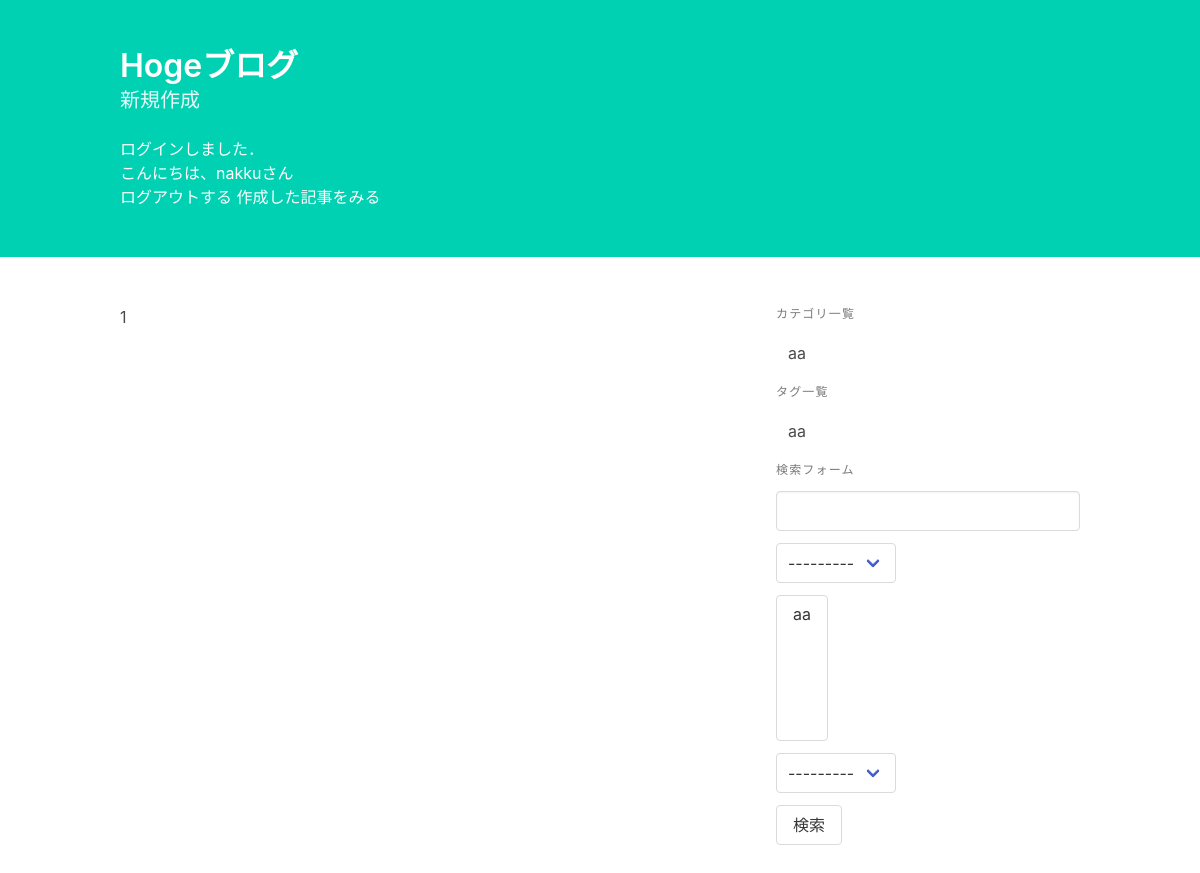
/blog/ (signed in), run on an earlier commit of the app's database.
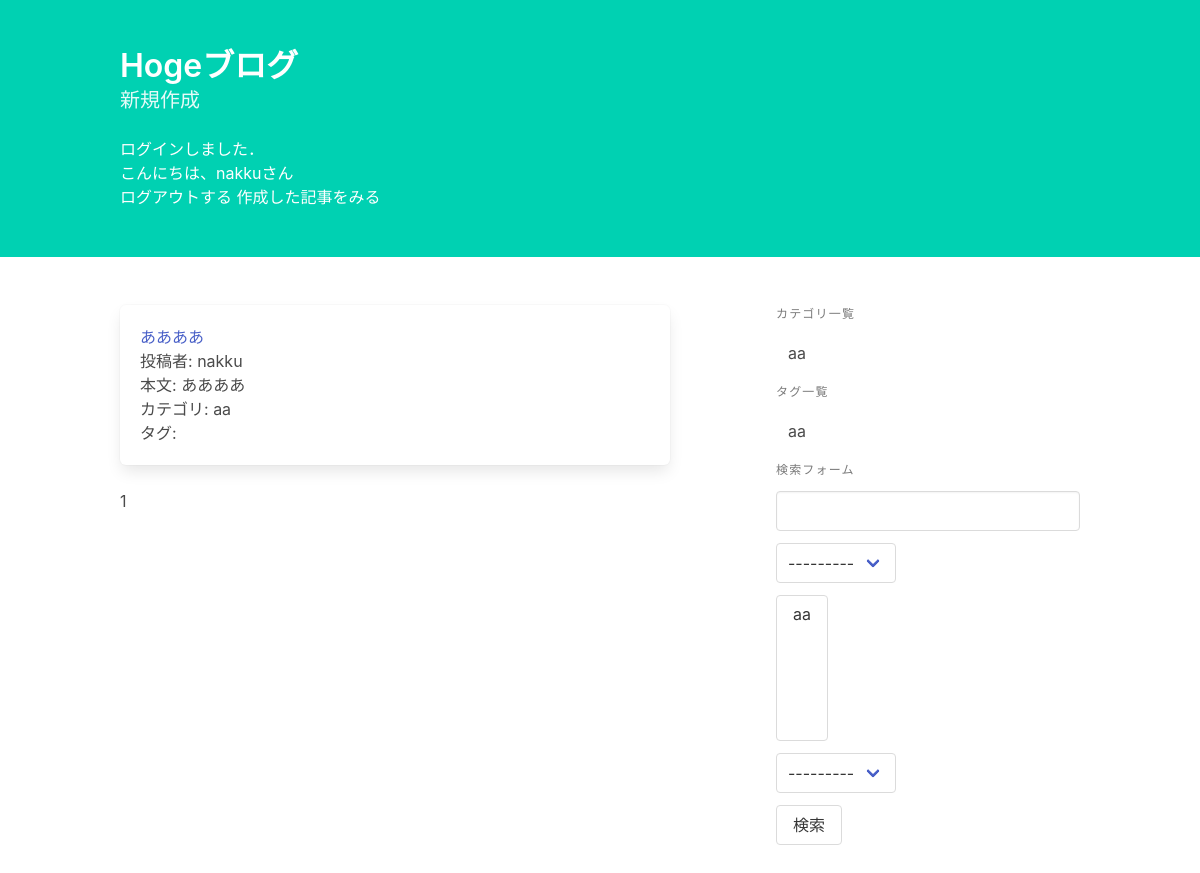
And on a later commit of the database.
### blog/models.py (models this page shows, shortened)
class Category(models.Model):
    name = models.CharField("カテゴリ名", max_length=255, unique=True)
    def __str__(self):
        return self.name

class Tag(models.Model):
    name = models.CharField("タグ名", max_length=255, unique=True)
    def __str__(self):
        return self.name

class Post(models.Model):
    title = models.CharField("タイトル", max_length=32)
    text = models.TextField("本文")
    category = models.ForeignKey(Category, on_delete=models.PROTECT, verbose_name="カテゴリ")
    tags = models.ManyToManyField(Tag, verbose_name="タグ", help_text="controlかcommand長押しで複数選択", blank=True)
    writer = models.ForeignKey(settings.AUTH_USER_MODEL, on_delete=models.PROTECT, verbose_name="投稿者")
    created_at = models.DateTimeField("作成日", auto_now_add=True)
    updated_at = models.DateTimeField("更新日", auto_now=True)

### blog/views.py (the view, shortened to what this page needs)
# urls.py: path("", views.PostList.as_view(), name="post_list"),
class PostList(generic.ListView):
    model = Post
    ordering = "-created_at"
    paginate_by = 4
    def get_queryset(self):
        queryset = super().get_queryset()
        form = PostSearchForm(self.request.GET or None)
        return queryset

### blog/forms.py
class PostSearchForm(forms.Form):
    key_word = forms.CharField(
        label="キーワード", required=False,
        widget=forms.TextInput(attrs={"class": "input"})
    )
    category = forms.ModelChoiceField(
        label="キーワード", required=False,
        queryset=Category.objects.all(),
    )
    tags = forms.ModelMultipleChoiceField(
        label="タグの選択", required=False,
        queryset=Tag.objects.all(),
    )
    user = forms.ModelChoiceField(
        label="投稿者", required=False,
        queryset=User.objects.all(),
    )

### blog/templatetags/blog.py (called while the page is built)
@register.inclusion_tag("blog/category_and_tag_list.html")
def create_category_and_tag_list():
    return {
        "category_list": Category.objects.all(),
        "tag_list": Tag.objects.all(),
    }

@register.inclusion_tag("blog/search_form.html")
def create_search_form(request):
    form = PostSearchForm(request.GET or None)
    return {"form": form}

### blog/templates/blog/post_list.html (shortened to what this page needs)
{% extends "blog/base.html" %}
{% load blog %}
{% block content %}
    {% for post in post_list %}
        <article class="box">
            <h1><a href="{% url 'blog:post_detail' post.pk %}">{{ post.title }}</a></h1>
            <p>投稿者: {{ post.writer }}</p>
            <p>本文: {{ post.text|truncatechars_html:40 }}</p>
            <p>カテゴリ: {{ post.category }}</p>
            <p>タグ: {% for tag in post.tags.all %}{{ tag }},{% endfor %}</p>
        </article>
    {% endfor %}
    {% for num in page_obj.paginator.page_range %}
        {% if page_obj.number == num %}
            <span>{{ num }}</span>
        {% else %}
           <a href="?{% url_replace request 'page' num %}">{{ num }}</a>
        {% endif %}
    {% endfor %}
{% endblock %}

### blog/templates/blog/base.html (shortened to what this page needs)
{% load blog %}
<!DOCTYPE html>
<html>
<head>
    <link rel="stylesheet" href="https://cdnjs.cloudflare.com/ajax/libs/bulma/0.7.5/css/bulma.min.css">
</head>
<body>
<header class="hero hero is-primary">
    <div class="hero-body">
        <div class="container">
            <h1 class="title"><a href="{% url 'blog:post_list' %}">Hogeブログ</a></h1>
            {% if user.id %}
            <h2 class="subtitle"><a href="{% url 'blog:post_create' %}">新規作成</a></h2>
            {% endif %}
            {% if user.id  %}
                <p>ログインしました．</p>
                <p>こんにちは、{{ user.username }}さん</p>
                <a href="{% url 'blog:logout' %}">ログアウトする</a>
                <a href="{% url 'blog:login_post_list' %}">作成した記事をみる</a>
            {% else %}
                <a href="{% url 'blog:login' %}">ログイン</a>
                <a href="{% url 'blog:create' %}">アカウント作成</a>
            {% endif %}
        </div>
    </div>
</header>
<div class="section">
    <div class="container">
        <div class="columns">
            <main class="column is-7">
                {% block content %}{% endblock %}
            </main>
            <aside class="column is-offset-1 is-4">
                {% create_category_and_tag_list %}
                {% create_search_form request %}
            </aside>
        </div>
    </div>
</div>
</body>
</html>

### blog/templates/blog/category_and_tag_list.html
<p class="menu-label">カテゴリ一覧</p>
<ul class="menu-list">
    {% for category in category_list %}
        <li><a href="{% url 'blog:post_category_list' category.pk %}">{{ category }}</a></li>
    {% endfor %}
</ul>
<p class="menu-label">タグ一覧</p>
<ul class="menu-list">
    {% for tag in tag_list %}
        <li><a href="{% url 'blog:post_tag_list' tag.pk %}">{{ tag }}</a></li>
    {% endfor %}
</ul>

### blog/templates/blog/search_form.html
<p class="menu-label">検索フォーム</p>
<form action="{% url 'blog:post_list' %}" method="get">
    <div class="field">
        <div class="control">
            {{ form.key_word }}
        </div>
    </div>
    <div class="field">
        <div class="control">
            <div class="select">
                {{ form.category }}
            </div>
        </div>
    </div>
    <div class="field">
        <div class="control">
            <div class="select is-multiple">
                {{ form.tags }}
            </div>
        </div>
    </div>
    <div class="field">
        <div class="control">
            <div class="select">
                {{ form.user }}
            </div>
        </div>
    </div>
    <button class="button is primary" type="submit">検索</button>
</form>

What changed in the data, as far as the page shows it:
added Post: title "ああああ", writer "nakku", text "ああああ", category "aa"
